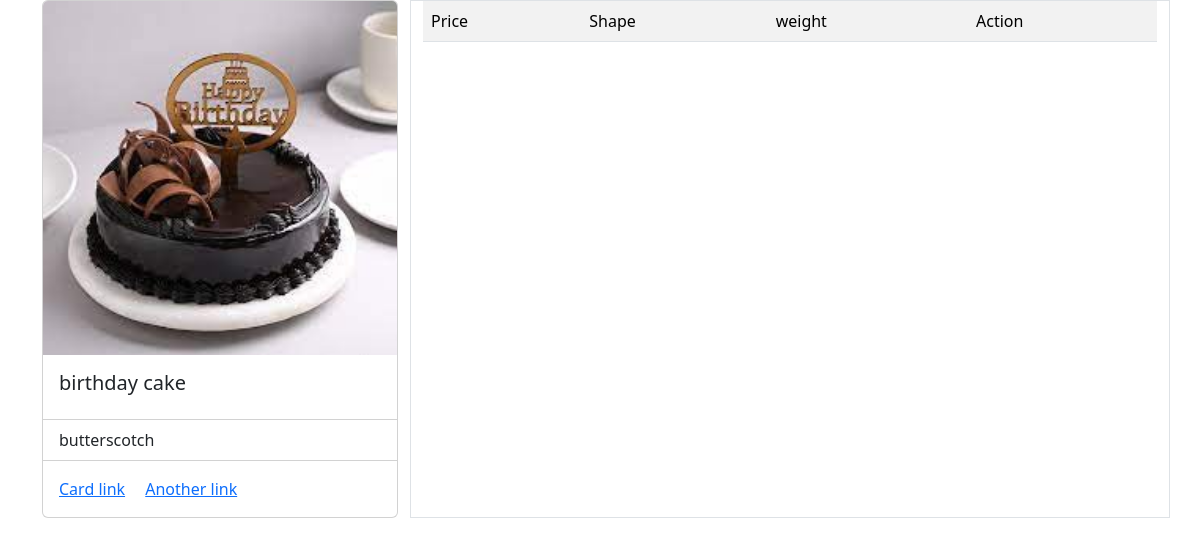
The page /cake/3/ (signed in) on the database its author committed.
### cake/models.py (models this page shows, shortened)
class CakeOccation(models.Model):
    options=(
        ('birthday cake','birthday cake'),
        ('anniverssary cake','anniverssary cake'),
        ('congratulation cake','congratulation cake'),
        ('marriage cake','marriage cake')
    )
    occation=models.CharField(max_length=200,choices=options)
    images=models.ImageField(upload_to='images',)
    category=models.ForeignKey(CakeCategory,on_delete=models.CASCADE)

class CakeCategory(models.Model):
    name=models.CharField(max_length=200)
    is_active=models.BooleanField(default=True,null=True)
    def __str__(self):
        return self.name

### cake/views.py (the view)
# urls.py: path("cake/<int:pk>/",CakeVarientDetailView.as_view(),name="detail-varient"),
@method_decorator(decs,name="dispatch")
class CakeVarientDetailView(DetailView):
    template_name="cakes/cakevarient_detail.html"
    model=CakeOccation
    context_object_name="cakes"

### cake/views.py (called while the page is built)
def signin_required(fn):
    def wrapper(request,*args,**kwargs):
        if not request.user.is_authenticated:
            messages.error(request,"invalid session")
            return redirect("signin")
        else:
            return fn(request,*args,**kwargs)
    return wrapper

def is_admin(fn):
    def wrapper(request,*args,**kwargs):
        if not request.user.is_superuser:
            messages.error(request,"permission denied for current user!!")
            return redirect("signin")
        else:
            return fn(request,*args,**kwargs)
    return wrapper

### cake/templates/cakes/cakevarient_detail.html (shortened to what this page needs)
<!DOCTYPE html>
<html lang="en">
<head>
    <link href="https://cdn.jsdelivr.net/npm/bootstrap@5.3.2/dist/css/bootstrap.min.css" rel="stylesheet">
</head>
<body style="height: 100vh;">
<div class="container">
    <div class="row">
        <div class="col-4">
            <div class="card" style="width:100%">
                <img src="{{cakes.images.url}}" class="card-img-top" alt="...">
                <div class="card-body">
                  <h5 class="card-title">{{cakes.occation}}</h5>
                </div>
                <ul class="list-group list-group-flush">
                    <li class="list-group-item">{{cakes.category}}</li>
                </ul>
                <div class="card-body">
                  <a href="#" class="card-link">Card link</a>
                  <a href="#" class="card-link">Another link</a>
                </div>
              </div>
        </div>
        <div class="col-8 border boredr-dark">
           <table class="table table-striped">
            <tr>
                <td>Price</td>
                <td>Shape</td>
                <td>weight</td>
                <td>Action</td>
            </tr>
           </table>
        </div>
</div>
</div>
</body>

### rows shown on the page
CakeOccation: images (picture), occation "birthday cake", category "butterscotch"
